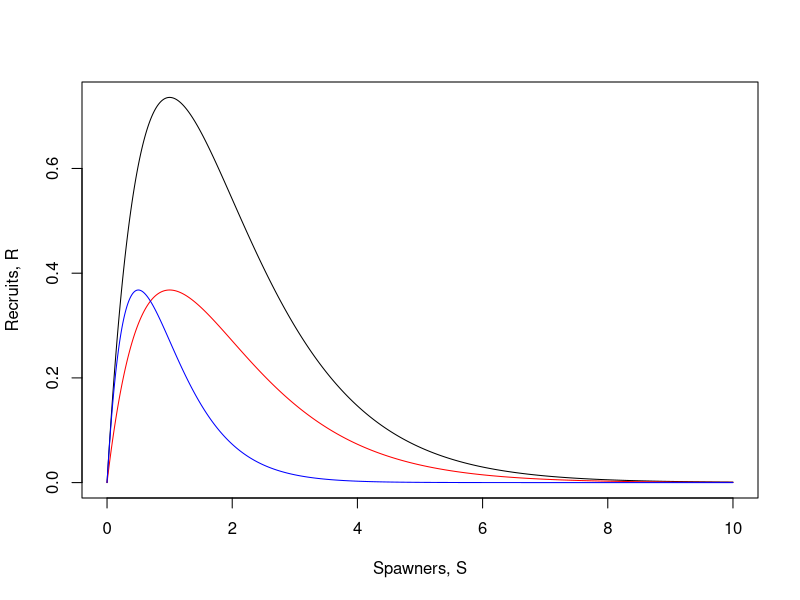

The R script that drew this image:
# Plot Ricker curve with example parameter values
ricker <- function(Svec, alpha, beta)
{
  alpha * Svec * (exp(- beta * Svec))
}

S = seq(0, 10, by=0.01)
png("ricker.png")
plot(S, ricker(Svec = S, alpha = 2, beta = 1),
     type = "l",
     xlab = "Spawners, S",
     ylab = "Recruits, R",
     cex = 3)
lines(S, ricker(Svec = S, alpha = 1, beta = 1),
      col = "red")
lines(S, ricker(Svec = S, alpha = 2, beta = 2),
      col = "blue")
dev.off()
